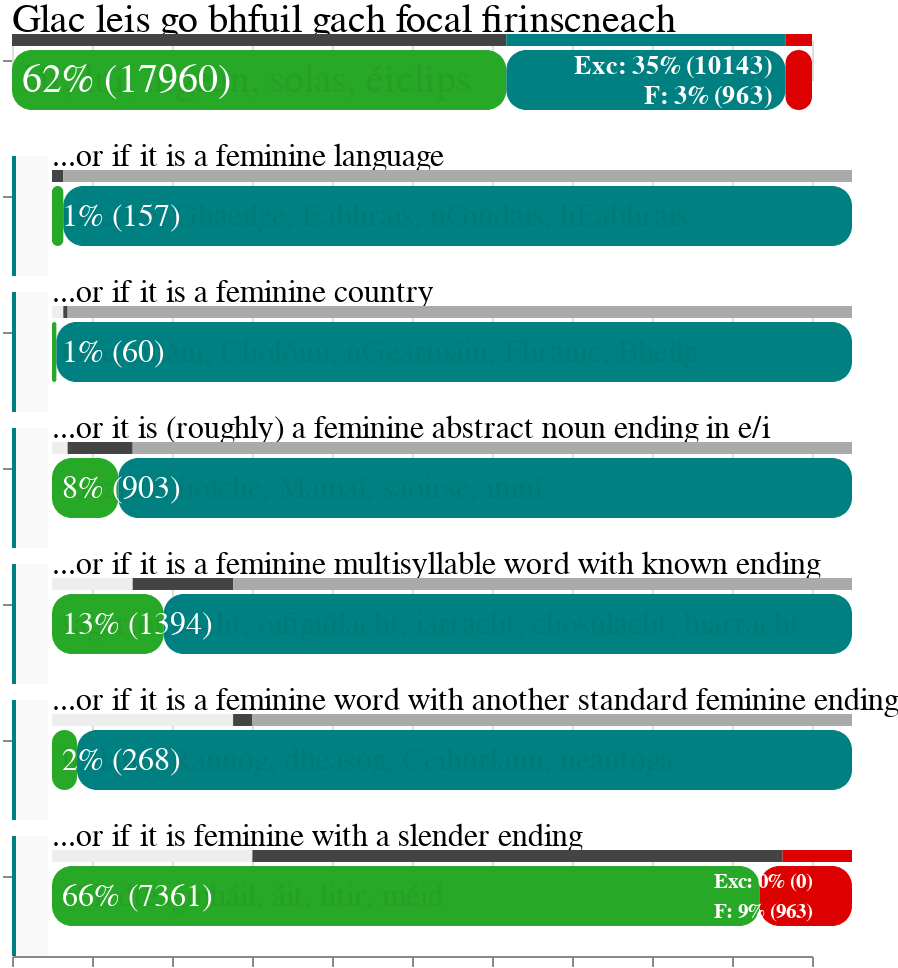

The notebook cell this image was saved under:
### Code cell
from altair import vegalite

vegalite.display.VegaLite._validate = lambda self: True
vegalite.display.VegaLite(ad)

### Figure 1 — Vega-Lite specification as saved in the notebook (floating-point values rounded to 4 significant figures)
{"config": {"view": {"continuousWidth": 400, "continuousHeight": 300, "strokeOpacity": 0}, "font": "League Spartan", "range": {"category": ["#008080", "#aaaaaa", "#dd0000", "#eeeeee", "#444444"]}}, "data": {"name": "data-b25d0432acc141bb323a8254c16d61aa"}, "facet": {"row": {"field": "name", "header": {"labels": false}, "sort": {"field": "ix"}, "title": null, "type": "nominal"}}, "spec": {"layer": [{"mark": {"type": "text", "align": "left", "dx": -200, "fontSize": {"expr": "(1 - 0.2 * datum.level_0) * 20"}, "xOffset": {"expr": "datum.level_0 * 20"}, "yOffset": -20}, "encoding": {"text": {"field": "name", "type": "nominal"}}}, {"mark": {"type": "bar", "height": 6, "xOffset": {"expr": "datum.level_0 * 20"}, "yOffset": -10}, "encoding": {"color": {"field": "color_key", "legend": null, "type": "nominal"}, "order": {"field": "split", "type": "quantitative"}, "x": {"axis": {"labels": false, "title": null}, "field": "value", "stack": "normalize", "type": "quantitative"}, "y": {"axis": {"labels": false, "title": null}, "field": "variable", "sort": ["offset", "tick", "excepted", "fail"], "type": "nominal"}}, "transform": [{"fold": ["offset", "tick", "excepted", "fail"]}, {"calculate": "indexof(['offset', 'tick', 'excepted', 'fail'], datum.key)", "as": "split"}, {"calculate": "datum.final && datum.key == \"fail\" ? \"fail_all\" : datum.key", "as": "color_key"}]}, {"mark": {"type": "rect", "color": "#f8f8f8", "height": 60, "x": 0, "x2": {"expr": "datum.level_0 * 20 * 0.9"}, "yOffset": 20}}, {"mark": {"type": "rect", "color": "#008080", "height": 60, "x": 0, "x2": {"expr": "datum.level_0 * 20 * 0.1"}, "yOffset": 20}}, {"layer": [{"mark": {"type": "rect", "cornerRadius": 10, "cursor": "pointer", "height": 30, "x2Offset": {"expr": "datum.level_0 * 20"}, "xOffset": {"expr": "datum.level_0 * 20"}, "yOffset": 20}, "encoding": {"color": {"condition": {"value": "#eeeeee", "selection": "selector001"}, "value": "#27a827"}, "x": {"datum": 0}, "x2": {"field": "tick_norm", "type": "quantitative"}}, "selection": {"selector001": {"type": "single", "empty": "none"}}}, {"mark": {"type": "rect", "cornerRadius": 10, "cursor": "auto", "height": 30, "x2Offset": {"expr": "datum.level_0 * 20"}, "xOffset": {"expr": "datum.level_0 * 20"}, "yOffset": 20}, "encoding": {"color": {"condition": {"value": "#eeeeee", "selection": "selector001"}, "value": "#008080"}, "x": {"field": "pass_norm", "type": "quantitative"}, "x2": {"field": "tick_norm", "type": "quantitative"}}}, {"mark": {"type": "rect", "cornerRadius": 10, "cursor": "auto", "height": 30, "x2Offset": {"expr": "datum.level_0 * 20"}, "xOffset": {"expr": "datum.level_0 * 20"}, "yOffset": 20}, "encoding": {"color": {"condition": {"value": "#eeeeee", "selection": "selector001"}, "value": "#008080"}, "x": {"field": "pass_norm", "type": "quantitative"}, "x2": {"datum": 1}}, "transform": [{"filter": "(!datum.final)"}]}, {"mark": {"type": "rect", "cornerRadius": 10, "cursor": "pointer", "height": 30, "x2Offset": {"expr": "datum.level_0 * 20"}, "xOffset": {"expr": "datum.level_0 * 20"}, "yOffset": 20}, "encoding": {"color": {"condition": {"value": "#eeeeee", "selection": "selector002"}, "value": "#dd0000"}, "x": {"field": "pass_norm", "type": "quantitative"}, "x2": {"datum": 1}}, "selection": {"selector002": {"type": "single", "empty": "none"}}, "transform": [{"filter": "datum.final"}]}, {"mark": {"type": "text", "align": "left", "dx": -200, "fontSize": {"expr": "(1 - 0.2 * datum.level_0) * 20"}, "xOffset": {"expr": "datum.level_0 * 20 + 5"}, "yOffset": 10}, "encoding": {"opacity": {"condition": {"value": 0.9, "selection": "selector001"}, "value": 0.05}, "text": {"field": "joined_samples", "type": "nominal"}}, "transform": [{"calculate": "join(datum.samples, \", \")", "as": "joined_samples"}]}, {"mark": {"type": "text", "align": "left", "color": "white", "dx": -200, "fontSize": {"expr": "(1 - 0.2 * datum.level_0) * 20"}, "text": {"expr": "round(datum.tick * 100 / datum.total) + \"% (\" + datum.tick + \")\""}, "xOffset": {"expr": "datum.level_0 * 20 + 5"}, "yOffset": 10}, "encoding": {"opacity": {"condition": {"value": 0, "selection": "selector001"}, "value": 1}}}, {"mark": {"type": "text", "align": "left", "color": "red", "dx": -200, "fontSize": 15, "fontWeight": "bold", "xOffset": {"expr": "datum.level_0 * 20 + 20"}, "yOffset": 30}, "encoding": {"opacity": {"condition": {"value": 0.9, "selection": "selector001"}, "value": 0.0}, "text": {"field": "joined_samples", "type": "nominal"}}, "transform": [{"filter": "datum.final"}, {"calculate": "\"...\" + join(datum.samples_fail, \", \")", "as": "joined_samples"}]}, {"mark": {"type": "text", "align": "right", "color": "white", "dx": -200, "fontSize": {"expr": "(1 - 0.2 * datum.level_0) * 13"}, "fontWeight": "bold", "text": {"expr": "\"Exc: \" + round(datum.excepted * 100 / datum.total) + \"% (\" + datum.excepted + \")\""}, "xOffset": {"expr": "datum.level_0 * 20 + 380"}, "yOffset": 3}, "encoding": {"opacity": {"condition": {"value": 0, "selection": "selector001"}, "value": 1}}, "transform": [{"filter": "datum.final"}]}, {"mark": {"type": "text", "align": "right", "color": "white", "dx": -200, "fontSize": {"expr": "(1 - 0.2 * datum.level_0) * 13"}, "fontWeight": "bold", "text": {"expr": "\"F: \" + round(datum.fail * 100 / datum.total) + \"% (\" + datum.fail + \")\""}, "xOffset": {"expr": "datum.level_0 * 20 + 380"}, "yOffset": 18}, "encoding": {"opacity": {"condition": {"value": 0, "selection": "selector001"}, "value": 1}}, "transform": [{"filter": "datum.final"}]}]}], "transform": [{"calculate": "datum.pass + datum.fail", "as": "used"}, {"calculate": "datum.excepted / datum.used", "as": "excepted_norm"}, {"calculate": "datum.pass / datum.used", "as": "pass_norm"}, {"calculate": "datum.tick / datum.used", "as": "tick_norm"}, {"calculate": "datum.fail / datum.used", "as": "fail_norm"}]}, "padding": 0, "spacing": 0, "$schema": "https://vega.github.io/schema/vega-lite/v4.17.0.json", "datasets": {"data-b25d0432acc141bb323a8254c16d61aa": [{"level_0": 0, "level_1": 0, "pass": 28103, "tick": 17960, "fail": 963, "samples": ["lár", "luí", "aigéan", "solas", "éiclips"], "samples_fail": ["ghrian", "gCeanncheathrú", "mhaime", "pian", "bas"], "offset": 0, "excepted": 10143, "name": "Glac leis go bhfuil gach focal firinscneach", "total": 29066, "final": true}, {"level_0": 1, "level_1": 0, "pass": 157, "tick": 157, "fail": 10949, "samples": ["Gaeilge", "Ghaeilge", "Eabhrais", "nGiúdais", "hEabhrais"], "samples_fail": ["tubaiste", "ghrian", "fáil", "hoíche", "dteagmháil"], "offset": 0, "excepted": 0, "name": "...or if it is a feminine language", "total": 11106, "final": false}, {"level_0": 1, "level_1": 1, "pass": 60, "tick": 60, "fail": 10889, "samples": ["Ghearmáin", "Cholóim", "nGearmáin", "Fhrainc", "Bheilg"], "samples_fail": ["tubaiste", "ghrian", "fáil", "hoíche", "dteagmháil"], "offset": 157, "excepted": 0, "name": "...or if it is a feminine country", "total": 11106, "final": false}, {"level_0": 1, "level_1": 2, "pass": 903, "tick": 903, "fail": 9986, "samples": ["tubaiste", "hoíche", "Mamaí", "saoirse", "imní"], "samples_fail": ["ghrian", "fáil", "dteagmháil", "gCeanncheathrú", "sagartóireacht"], "offset": 217, "excepted": 0, "name": "...or it is (roughly) a feminine abstract noun ending in e/i", "total": 11106, "final": false}, {"level_0": 1, "level_1": 3, "pass": 1394, "tick": 1394, "fail": 8592, "samples": ["sagartóireacht", "oifigiúlacht", "iarracht", "chosúlacht", "hiarracht"], "samples_fail": ["ghrian", "fáil", "dteagmháil", "gCeanncheathrú", "áit"], "offset": 1120, "excepted": 0, "name": "...or if it is a feminine multisyllable word with known ending", "total": 11106, "final": false}, {"level_0": 1, "level_1": 4, "pass": 268, "tick": 268, "fail": 8324, "samples": ["bialann", "Rannóg", "dheasóg", "Ceiliúrlann", "neantóga"], "samples_fail": ["ghrian", "fáil", "dteagmháil", "gCeanncheathrú", "áit"], "offset": 2514, "excepted": 0, "name": "...or if it is a feminine word with another standard feminine ending", "total": 11106, "final": false}, {"level_0": 1, "level_1": 5, "pass": 7361, "tick": 7361, "fail": 963, "samples": ["fáil", "dteagmháil", "áit", "litir", "méid"], "samples_fail": ["ghrian", "gCeanncheathrú", "mhaime", "pian", "bas"], "offset": 2782, "excepted": 0, "name": "...or if it is feminine with a slender ending", "total": 11106, "final": true}]}}
